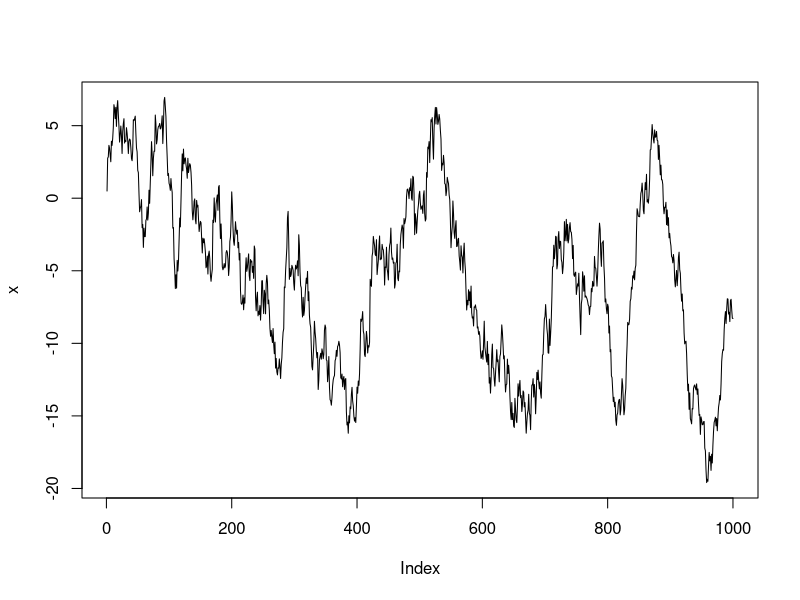
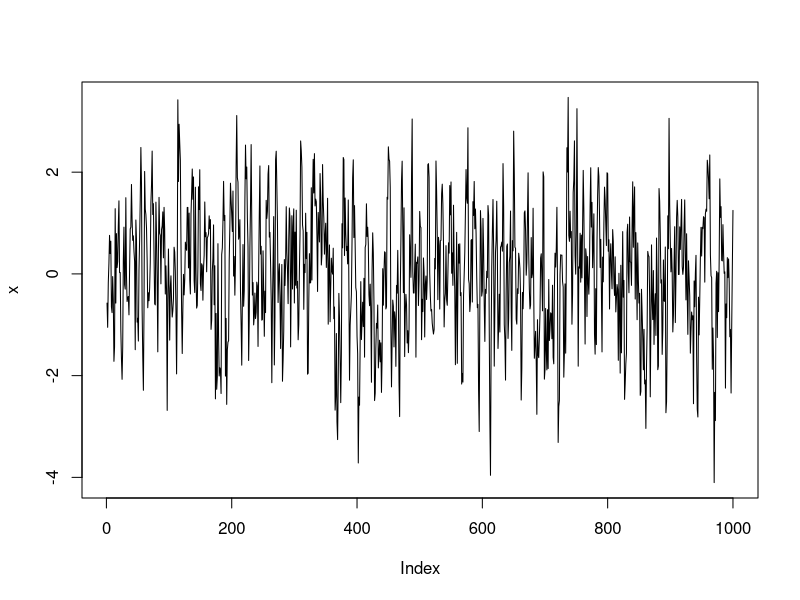
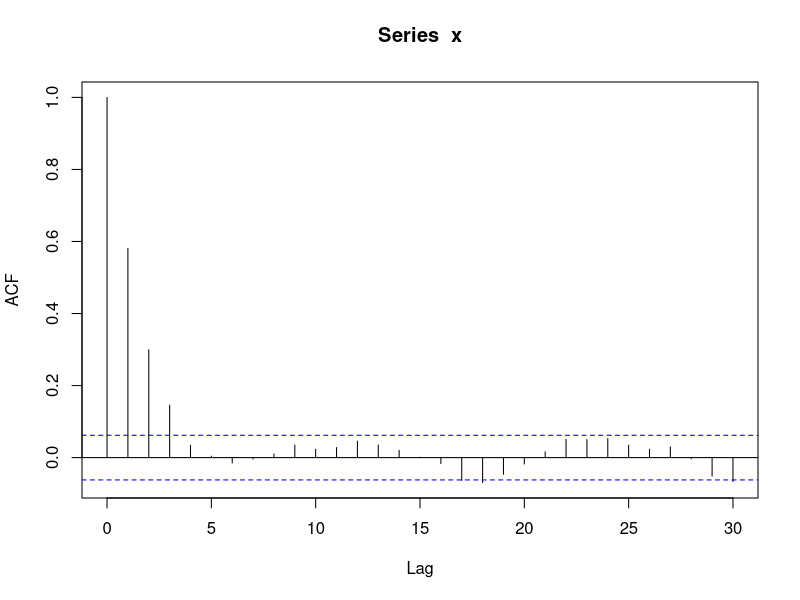
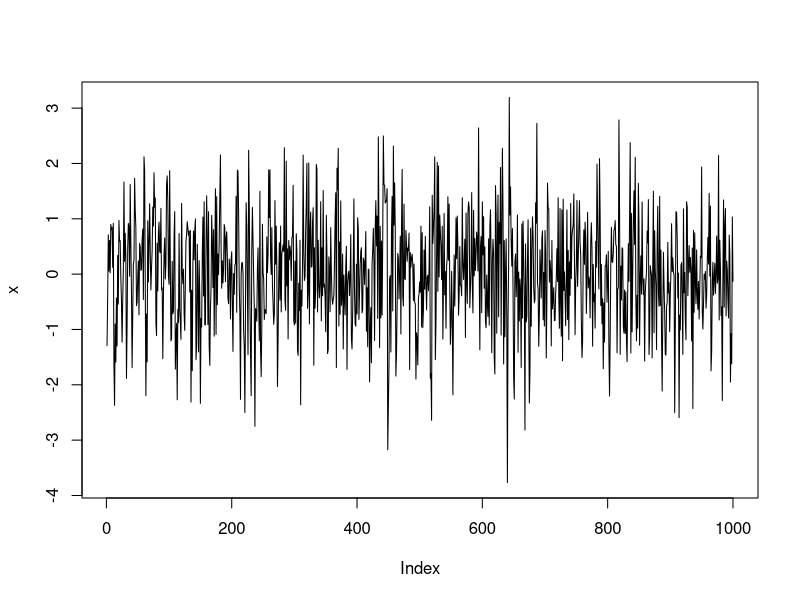
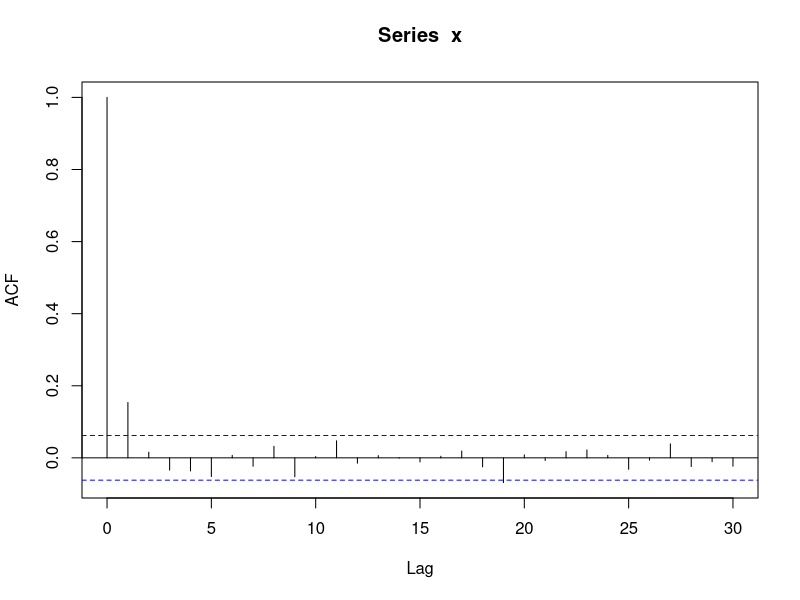
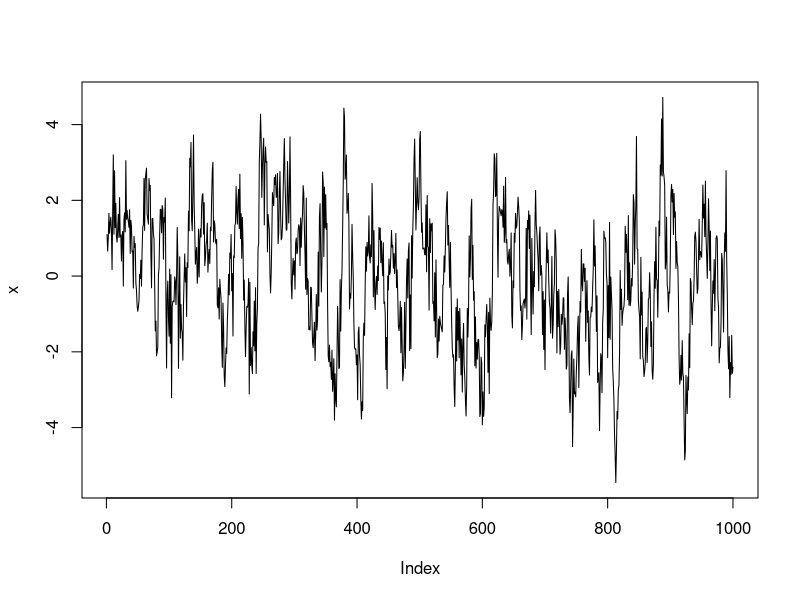
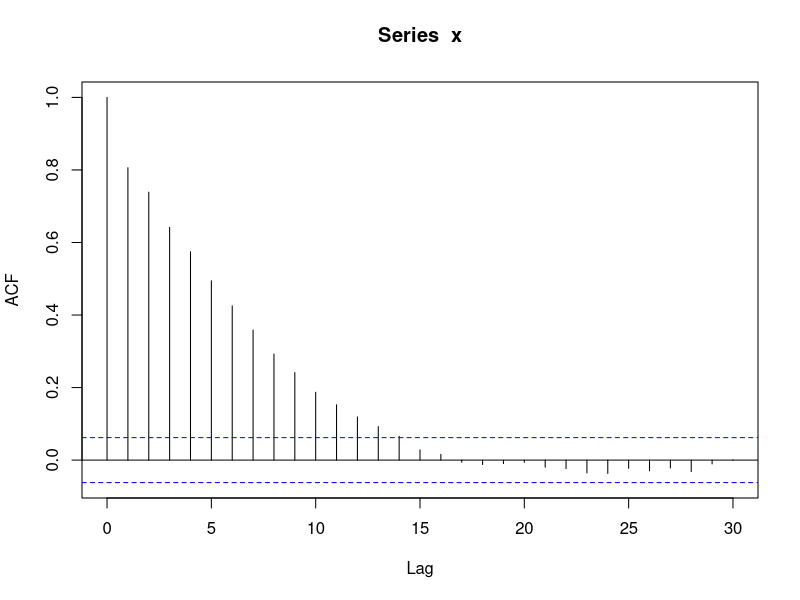
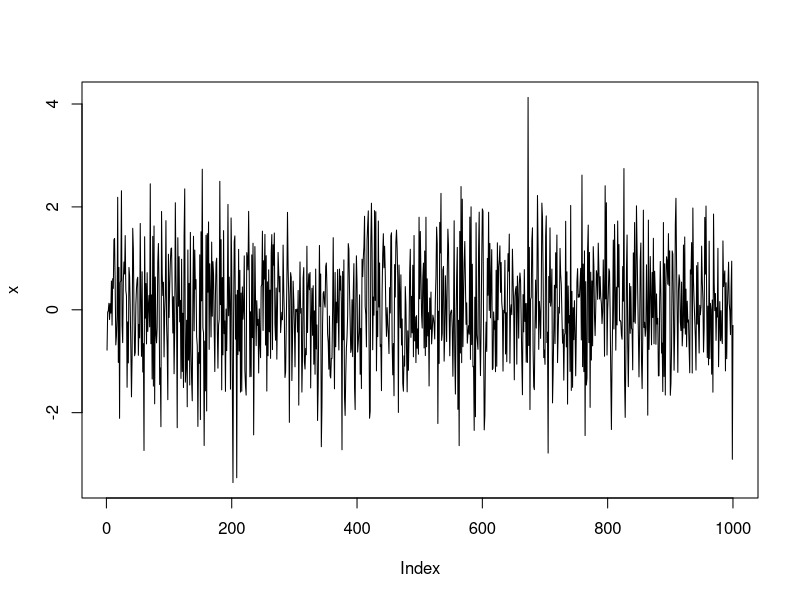

Reproduce these figures in R, in order.
## ---- chunk 1
knitr::opts_chunk$set(echo = TRUE)
## ---- chunk 2
x <- w <- rnorm(1000)
for (t in 2:1000) x[t] <- x[t-1] + w[t]
plot(x, type="l")
## ---- chunk 3
a1 = 0.6
x <- w <- rnorm(1000)
for (t in 2:1000) x[t] <- a1 * x[t-1] + w[t]
plot(x, type="l")
acf(x)
## ---- chunk 4
a1 = 0.1
x <- w <- rnorm(1000)
for (t in 2:1000) x[t] <- a1 * x[t-1] + w[t]
plot(x, type="l")
acf(x)
## ---- chunk 5
a1 = 0.6
a2 = 0.3
x <- w <- rnorm(1000)
x[2] <- a1 * x[1]
for (t in 3:1000) x[t] <- a1 * x[t-1] + a2 * x[t-2] + w[t]
plot(x, type="l")
acf(x)
## ---- chunk 6
a1 = 0.06
a2 = 0.03
a3 = -0.4
x <- w <- rnorm(1000)
x[2] <- a1 * x[1]
x[3] <- a1 * x[1] + a2 * x[t-2] 
for (t in 4:1000) x[t] <- a1 * x[t-1] + a2 * x[t-2] + a3 * x[t-3] + w[t]
plot(x, type="l")
acf(x)
## ---- chunk 7
b1 = 0.6
x <- w <- rnorm(1000)
for (t in 2:1000) x[t] <-  w[t] + b1 * w[t-1] 
plot(x, type="l")
acf(x)
## ---- chunk 8
b1 = 0.1
x <- w <- rnorm(1000)
for (t in 2:1000) x[t] <- w[t] + b1 * w[t-1] 
plot(x, type="l")
acf(x)
## ---- chunk 9
b1 = 0.6
b2 = 0.3
x <- w <- rnorm(1000)
x[2] <- b1 * w[1]
for (t in 3:1000) x[t] <-  w[t] + b1 * w[t-1] + b2 * w[t-2] 
plot(x, type="l")
acf(x)
## ---- chunk 10
x <- arima.sim(n=1000, model=list(ar=0.5, ma=-0.5))
plot(x)
acf(x)
## ---- chunk 11
x <- arima.sim(list(order = c(1,1,1), ar = 0.6, ma=-0.5), n = 1000)
plot(x)
acf(x)
## ---- chunk 12
x <- arima.sim(list(order = c(2,2,0), ar = c(0.6,-0.5)), n = 1000)
plot(x)
acf(x)
